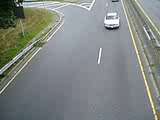
#> input picture frame 12 of Computer Vision/traffic.avi, 160 x 120 px, given in place of Australia 2023 FP1.mp4, which was not available
$ python 'SIP Lab 10.py'   (older library calls are emulated)
#> lines starting #> are read from the running program, lines starting #| are printed output that depends on the picture; pictures that were not available may be replaced by others from this repository, and a replacement may not be noted
'''
Name: Achintya Kamath
Roll Number: R030
MBA Tech Artificial Intelligence
Batch: B1
Date: 31/03/2022
Signals and Image Processing
Lab 10
'''

# Info about me and the practical

print("\n ############# ################ ####################\n")

print(" Name: Achintya Kamath \n Roll Number: R030 \n Program: MBA Tech Artificial Intelligence \n Batch: B1 \n Date: 31/03/2022 \n Lab 10 \n Signals and Image Processing: Video Processing")

print("\n ############# ################ ####################\n")

# importing stuff
import cv2
import numpy as np
import IPython.display as ipd
import moviepy.editor as mpy

#path of the file
path = str("Australia 2023 FP1.mp4")
vidCap = cv2.VideoCapture(path)

frames_count, fps, width, height = vidCap.get(cv2.CAP_PROP_FRAME_COUNT), vidCap.get(cv2.CAP_PROP_FPS), vidCap.get(
    cv2.CAP_PROP_FRAME_WIDTH), vidCap.get(cv2.CAP_PROP_FRAME_HEIGHT)
ret, frame = vidCap.read()
#> frame is the input picture: shape (120, 160, 3); mean B, G, R 130.9, 133.8, 128.6

def gaussian_kernel(size, sigma=1):
    size = int(size) // 2
    x, y = np.mgrid[-size:size+1, -size:size+1]
    normal = 1 / (2.0 * np.pi * sigma**2)
    g =  np.exp(-((x**2 + y**2) / (2.0*sigma**2))) * normal
    return g

# read until end of video
while True:
    # capture each frame of the video
    ret, frame = vidCap.read()
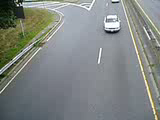
#> input picture frame 13 of Computer Vision/traffic.avi, 160 x 120 px, given in place of Australia 2023 FP1.mp4, which was not available
#> frame is the input picture: shape (120, 160, 3); mean B, G, R 131, 133.9, 128.7
    if height >= 800:
        frame = cv2.resize(frame, (0, 0), None, 0.7, 0.7)

    # Converting to GrayScale #
    grey = cv2.cvtColor(frame, cv2.COLOR_BGR2GRAY)
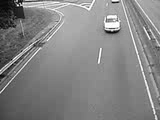
#> grey: shape (120, 160); min 0, max 255, mean 131.9

    # Gauss Blur #
    blur = cv2.GaussianBlur(grey, (3,3), 0)
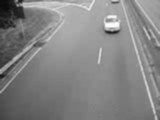
#> blur: shape (120, 160); min 10, max 252, mean 131.9
    '''
    # Sobel Edge Detection
    sobelx = cv2.Sobel(src=blur, ddepth=cv2.CV_64F, dx=1, dy=0, ksize=5) # Sobel Edge Detection on the X axis
    sobely = cv2.Sobel(src=blur, ddepth=cv2.CV_64F, dx=0, dy=1, ksize=5) # Sobel Edge Detection on the Y axis
    sobelxy = cv2.Sobel(src=blur, ddepth=cv2.CV_64F, dx=1, dy=1, ksize=10) # Combined X and Y Sobel Edge Detection
    '''
    # Canny #
    t_lower = 100  # Lower Threshold
    t_upper = 150  # Upper threshold

    edge = cv2.Canny(blur, t_lower, t_upper)
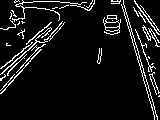
#> edge: shape (120, 160); 8% white in thin lines or dots

    cv2.imshow('Original Video', frame)
    cv2.imshow('Grey Australia 2023 FP1', grey)
    #cv2.imshow('Sobel Australia 2023 FP1', sobelxy)
    #cv2.imshow('Edge Australia 2023 FP1', edge)

    if cv2.waitKey(10) == ord('q'):
#> (key q is pressed here)
        break
vidCap.release()
cv2.destroyAllWindows()

isExit = input("Press Q to Exit")

$ run again, starting later in the video
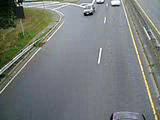
#> input picture frame 54 of Computer Vision/traffic.avi, 160 x 120 px, given in place of Australia 2023 FP1.mp4, which was not available
#> frame is the input picture: shape (120, 160, 3); mean B, G, R 122.2, 124.5, 119.7
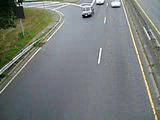
#> input picture frame 55 of Computer Vision/traffic.avi, 160 x 120 px, given in place of Australia 2023 FP1.mp4, which was not available
#> frame is the input picture: shape (120, 160, 3); mean B, G, R 122, 124.3, 119.5
#> `edge = cv2.Canny(blur, t_lower, t_upper)`:
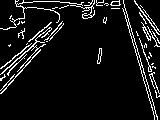
#> edge: shape (120, 160); 7.9% white in thin lines or dots

$ run again, starting later in the video
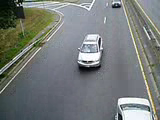
#> input picture frame 96 of Computer Vision/traffic.avi, 160 x 120 px, given in place of Australia 2023 FP1.mp4, which was not available
#> frame is the input picture: shape (120, 160, 3); mean B, G, R 120.7, 122.9, 118.1
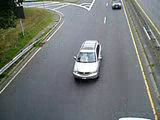
#> input picture frame 97 of Computer Vision/traffic.avi, 160 x 120 px, given in place of Australia 2023 FP1.mp4, which was not available
#> frame is the input picture: shape (120, 160, 3); mean B, G, R 117.8, 120.1, 115.3
#> `edge = cv2.Canny(blur, t_lower, t_upper)`:
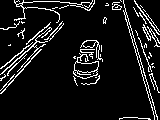
#> edge: shape (120, 160); 9.2% white in thin lines or dots
